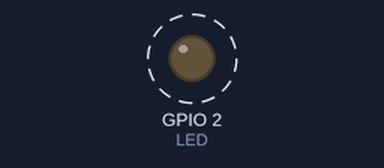
Simulated run of this program. Board: ESP32 board running MicroPython. On the bench: output pins drawn as LEDs (lit = HIGH). Dashed ring = blinking.

Above: at 0.5 s.
Timing chart, 0 to 4.6 s (numbered marks = the images above):
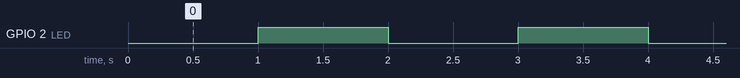

Measured:
- by itself, GPIO 2 (LED): alternates HIGH for 1.0 s and LOW for 1.0 s

The program:

Timer.py
```python
'''
timer in ESP32
'''

from machine import Timer, Pin


LED = Pin(2, Pin.OUT)

timer = Timer(0)

# PERIOD To call back to function
timer.init(period = 1000, mode = Timer.PERIODIC, callback = lambda t: LED.value(not LED.value()))
```
